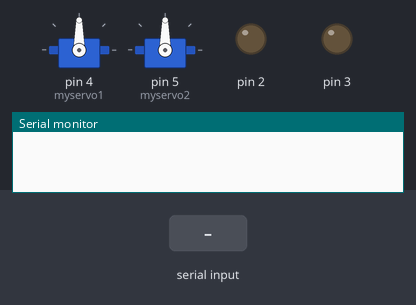
The sketch below on a simulated Arduino Uno, built with avr-gcc and run on an emulated ATmega328P. On the bench: 2 × servo, output pins drawn as LEDs (lit = HIGH), the last lines printed to the serial monitor. Inputs (shaded band) come from the test bench.

Above: at 1.2 s.
1.3 s: "A" received over the second serial link
At 2.3 s:
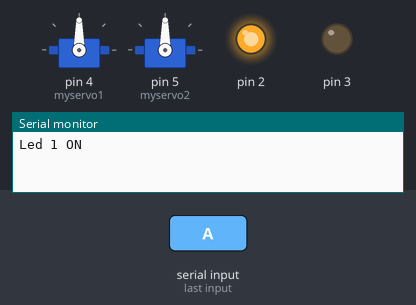
2.8 s: "F" received over the second serial link
At 3.4 s:
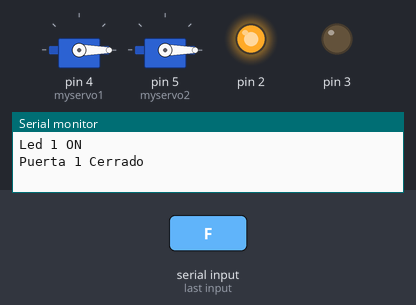
4.3 s: "C" received over the second serial link
At 4.6 s:
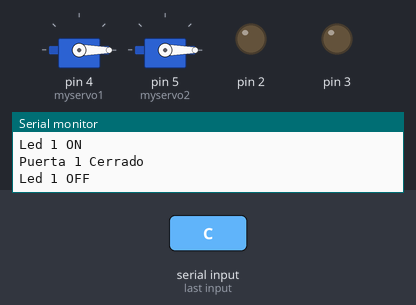
5.8 s: "B" received over the second serial link
At 6.9 s:
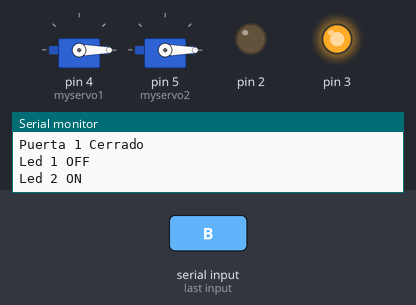
7.3 s: "E" received over the second serial link
At 8.1 s:
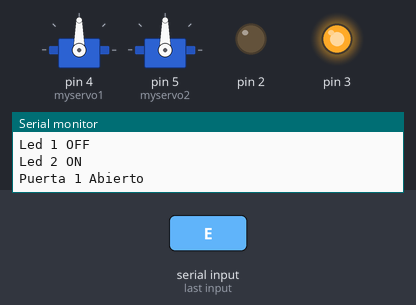
8.8 s: "D" received over the second serial link
At 9.2 s:
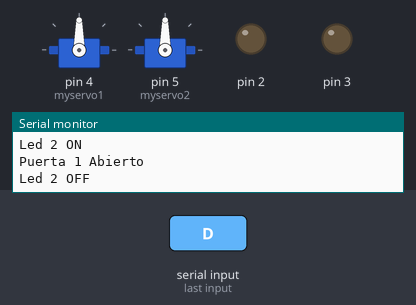
Timing chart, 0 to 11.3 s (numbered marks = the images above; inputs shaded):
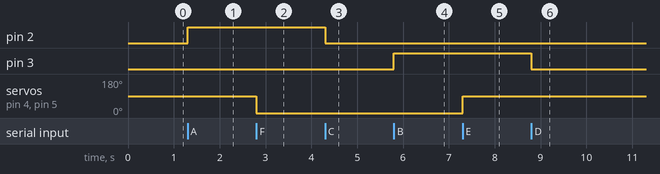

Measured:
- after the input at 1.3 s, pin 2: LOW → HIGH at once
- after the input at 2.8 s, servo on pin 4 (myservo1), servo on pin 5 (myservo2): 90° → 0° at once
- after the input at 4.3 s, pin 2: HIGH → LOW at once
- after the input at 5.8 s, pin 3: LOW → HIGH at once
- after the input at 7.3 s, servo on pin 4 (myservo1), servo on pin 5 (myservo2): 0° → 90° at once
- after the input at 8.8 s, pin 3: HIGH → LOW at once

The sketch:

DavisCasa1.ino
```cpp
#include <SoftwareSerial.h>
#include <Servo.h>
SoftwareSerial mySerial(6, 7); // RX, TX
Servo myservo1;
Servo myservo2;

void setup()   /*----( SETUP: RUNS ONCE )----*/
{
  Serial.begin(9600);
  mySerial.begin(9600);
  pinMode(2, OUTPUT); pinMode(3, OUTPUT);
  myservo1.attach(4); myservo2.attach(5);
}

void loop(){

    if (mySerial.available() > 0) {
    char recibir = mySerial.read();
    switch (recibir){
    case 'A': Led1On(); break;
    case 'B': Led2On(); break;
    case 'C': Led1Off(); break;
    case 'D': Led2Off(); break;
    case 'E': Puerta1On(); break;
    case 'F': Puerta1Off(); break;
    }
  }
}

void Led1On(){ Serial.println("Led 1 ON"); digitalWrite(2, 1); }
void Led2On(){ Serial.println("Led 2 ON");       digitalWrite(3, 1); }
void Led1Off(){ Serial.println("Led 1 OFF");    digitalWrite(2, 0); }
void Led2Off(){ Serial.println("Led 2 OFF");      digitalWrite(3, 0); }
void Puerta1On(){ Serial.println("Puerta 1 Abierto");  myservo1.write(90); myservo2.write(90); }
void Puerta1Off(){ Serial.println("Puerta 1 Cerrado"); myservo1.write(0); myservo2.write(0); }
```
